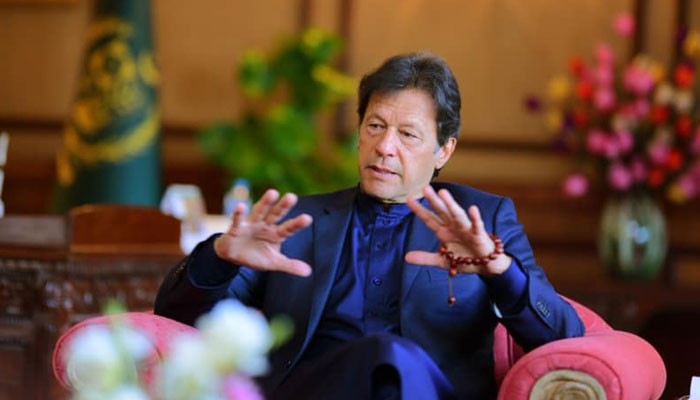
#> input picture test-data/test1.jpg, 700 x 400 px
$ jupyter execute --allow-errors main.ipynb
#> lines starting #> are read from the running program, lines starting #| are printed output that depends on the picture
[cell 1]
# import necessry packages
import cv2
import numpy as np
import os

[cell 2]
# since we have 2 persons(folder name as person1 & person2)
subjects =  [""," PM Imran Khan", "Nawaz Sharif"]

[cell 3]
# function to be called as we have to detect face in given image after training our model
def detect_face(img):
    gray = cv2.cvtColor(img, cv2.COLOR_BGR2GRAY)


    face_cascade = cv2.CascadeClassifier('opencv-files/lbpcascade_frontalface.xml')

    faces = face_cascade.detectMultiScale(gray, scaleFactor=1.2, minNeighbors=6);

    if (len(faces) == 0):
        return None, None


    (x, y, w, h) = faces[0]

    return gray[y:y+w, x:x+h], faces[0]

[cell 4]
def prepare_training_data(data_folder_path):


    dirs = os.listdir(data_folder_path)

    faces = []
    labels = []

    #let's go through each directory and read images within it
    for dir_name in dirs:

        #our subject directories start with letter 's' so
        #ignore any non-relevant directories if any
        if not dir_name.startswith("person"):
            continue;

        #------STEP-2--------
        #extract label number of subject from dir_name
        #format of dir name = slabel
        #, so removing letter 's' from dir_name will give us label
        label = int(dir_name.replace("person", ""))

        #build path of directory containin images for current subject subject
        #sample subject_dir_path = "training-data/s1"
        subject_dir_path = data_folder_path + "/" + dir_name

        #get the images names that are inside the given subject directory
        subject_images_names = os.listdir(subject_dir_path)


        for image_name in subject_images_names:


            if image_name.startswith("."):
                continue;


            image_path = subject_dir_path + "/" + image_name


            image = cv2.imread(image_path)

            cv2.imshow("Training on image...", cv2.resize(image, (500,500)))
            cv2.waitKey(100)

            face, rect = detect_face(image)


            if face is not None:
                faces.append(face)
                labels.append(label)

    cv2.destroyAllWindows()
    cv2.waitKey(1)
    cv2.destroyAllWindows()

    return faces, labels

[cell 5]
print("Preparing data...")
#> (the rest of this cell did not finish here and is left out)

[cell 6]
#create our LBPH face recognizer
face_recognizer = cv2.face.LBPHFaceRecognizer_create()

#> (a cell that did not finish here is left out)

[cell 8]
# draw bounding box to detected/recognize faces
def draw_rectangle(img, rect):
    (x, y, w, h) = rect
    cv2.rectangle(img, (x, y), (x+w, y+w), (0, 255, 0), 2)

# draw text (name) of predected output
def draw_text(img, text, x, y):

    cv2.putText(img, text, (x, y), cv2.FONT_HERSHEY_PLAIN, 1.5, (0, 255, 0), 2)

[cell 9]
def predict(test_img):
    img = test_img.copy()
    #detect face from the image
    face, rect = detect_face(img)

    #predict the image using our face recognizer
    label, confidence = face_recognizer.predict(face)
    #get name of respective label returned by face recognizer
    label_text = subjects[label]
    #confi = conf[confidence]
   # label_text = subjects[int(confidence)]
    #draw a rectangle around face detected
    draw_rectangle(img, rect)
    #draw name of predicted person
    draw_text(img, label_text, rect[0], rect[1]-2)

    return img

[cell 10]
print("Predicting images...")

#load test images
test_img1 = cv2.imread("test-data/test1.jpg")
#> test_img1 is the input picture: shape (400, 700, 3); mean B, G, R 57.7, 71.1, 98.4
test_img2 = cv2.imread("test-data/test2.jpeg")
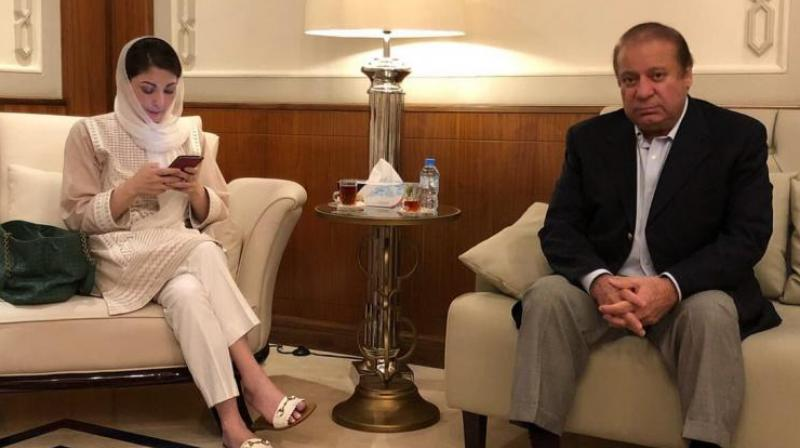
#> input picture test-data/test2.jpeg, 800 x 448 px
#> test_img2 is the input picture: shape (448, 800, 3); mean B, G, R 77, 101.2, 130.3

#perform a prediction
#> (the rest of this cell did not finish here and is left out)

#> in detect_face, `gray = cv2.cvtColor(img, cv2.COLOR_BGR2GRAY)`:
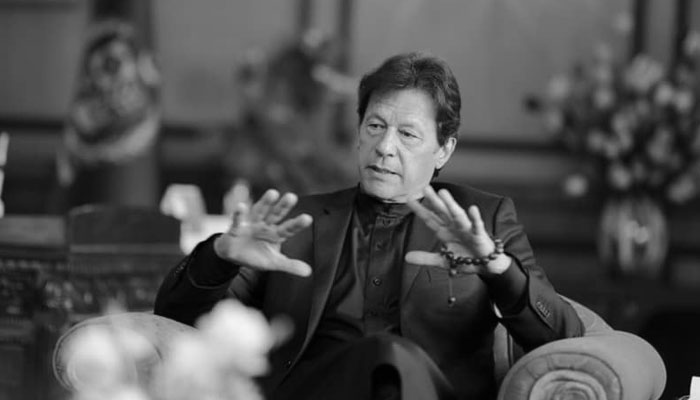
#> gray: shape (400, 700); min 0, max 245, mean 77.8
#> in detect_face, `faces = face_cascade.detectMultiScale(gray, scaleFactor=1.2, minNeighb..`: faces = [[340, 94, 101, 101]]
#> in detect_face, `(x, y, w, h) = faces[0]`: x = 340; y = 94; w = 101
#> in predict, `face, rect = detect_face(img)`:
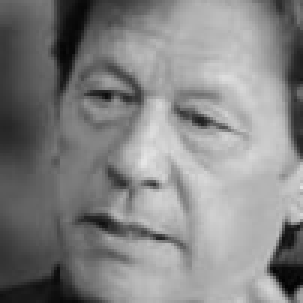
#> face: shape (101, 101) (shown 3 times larger); min 2, max 229, mean 131.8
#> in predict, `face, rect = detect_face(img)`: rect = [340, 94, 101, 101]
predicted_img2 = predict(test_img2)
print("Prediction complete")

#display both images
cv2.imshow(subjects[1], cv2.resize(predicted_img1, (400, 500)))
cv2.imshow(subjects[2], cv2.resize(predicted_img2, (400, 600)))
cv2.waitKey(0)
cv2.destroyAllWindows()
cv2.waitKey(1)
cv2.destroyAllWindows()
